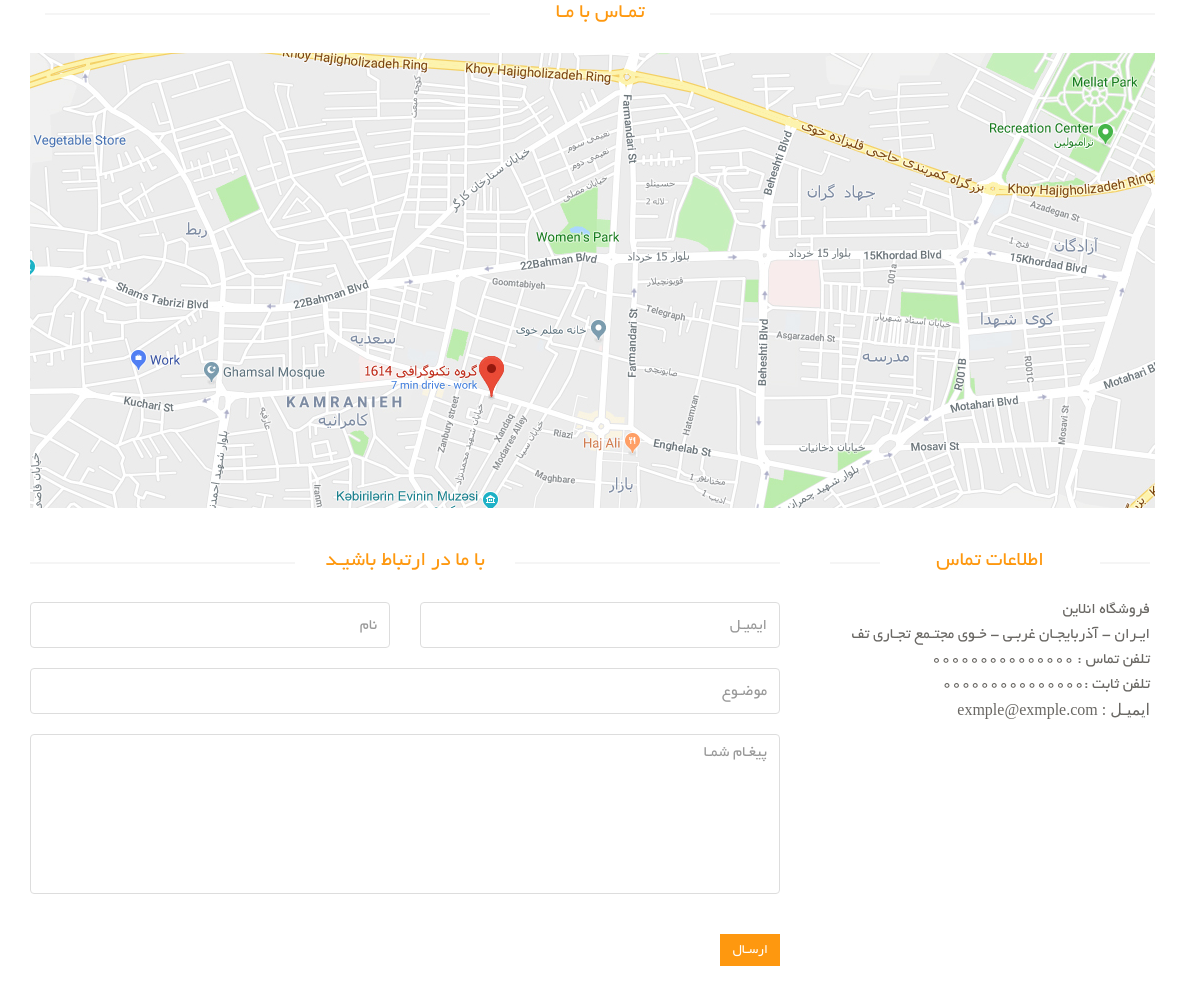
Page /contact-us on the committed database.
### Eshop_Setting/models.py (models this page shows, shortened)
class SiteSettings(models.Model):
    site_name = models.CharField(max_length=50, verbose_name='نام سایت')
    site_url = models.CharField(max_length=50, verbose_name='ادرس سایت')
    addr = models.CharField(max_length=50, verbose_name='ادرس')
    phone = models.CharField(max_length=50, verbose_name='شماره تلفن')
    phone_s = models.CharField(max_length=50, verbose_name='شماره تلفن ثابت')
    email = models.CharField(max_length=50, verbose_name='ایمیل سایت ')
    copyright = models.TextField(verbose_name='متن کپی رایت')
    site_logo = models.ImageField(upload_to='images/site_setting_logo/', verbose_name='لوگو')
    about_us = models.TextField(verbose_name='درباره ما')
    is_active = models.BooleanField(default=True, verbose_name='فعال بودن')
    is_deleted = models.BooleanField(default=False, verbose_name='حدف کردن')
    is_main_setting = models.BooleanField(default=False, verbose_name='تنظیمات اصلی بودن')
    class Meta:
        verbose_name = 'تنظمات سایت'
        verbose_name_plural = 'تنظمات سایت'

### Eshop_home/views.py (the view)
# urls.py: path('contact-us', contact_page_views.as_view(), name='contact.us.page'),
class contact_page_views(CreateView):
    form_class = ContactUsForm
    template_name = 'Eshop_home/Eshop_home_Contact-Us.html'
    success_url = reverse_lazy('contact.us.page')
    def get_context_data(self, **kwargs):
        context = super().get_context_data(**kwargs)
        context['SiteSettings'] = SiteSettings.objects.filter(is_main_setting=True, is_active=True).first()
        return context

### Eshop_home/forms.py
class ContactUsForm(forms.ModelForm):
    class Meta:
        model = Eshop_Contact_Us
        fields = ['full_name', 'email', 'title', 'message']
        widgets = {
            'full_name': forms.TextInput(attrs={
                'class': 'form-control',
                'placeholder': 'نام'
            }), 'email': forms.TextInput(attrs={
                'class': 'form-control',
                'placeholder': 'ایمیـل'
            }),
            'title': forms.TextInput(attrs={
                'class': 'form-control',
                'placeholder': 'موضـوع'
            }),
            'message': forms.Textarea(attrs={
                'class': 'form-control',
                'placeholder': 'پیغـام شمـا',
                'id': 'message'})
        }

### templates/Eshop_home/Eshop_home_Contact-Us.html (shortened to what this page needs)
{% extends 'Base/Base.html' %}
{% block content %}
    <div id="contact-page" class="container">
        <div class="bg">
            <div class="row">
                <div class="container">
                    <div class="col-sm-12" style="overflow: hidden; margin-bottom: 40px">
                        <h2 class="title text-center">تمـاس با مـا</h2>
                        <div id="gmap" class="contact-map">
                            <img src="../../static/images/home/Map.jpg" alt="Map"/>
                        </div>
                    </div>
                </div>
            </div>
            <div class="row">
                <div class="col-sm-8">
                    <div class="contact-form">
                        <h2 class="title text-center">با ما در ارتباط باشیـد</h2>
                        <form id="main-contact-form" class="contact-form row" name="contact-form" action=""
                              method="post">
                            <div class="form-group col-md-6">
                                {{ form.full_name }}
                            </div>
                            <div class="form-group col-md-6">
                                {{ form.email }}
                            </div>
                            <div class="form-group col-md-12">
                                {{ form.title }}
                            </div>
                            <div class="form-group col-md-12 ">
                                {{ form.message }}
                            </div>
                            <div class="form-group col-md-12">
                                <input type="submit" name="submit" class="btn btn-primary pull-right" value="ارسـال">
                            </div>
                        </form>
                    </div>
                </div>
                <div class="col-sm-4">
                    <div class="contact-info">
                        <h2 class="title text-center">اطلاعات تماس</h2>
                        <address>
                            <p>{{ SiteSettings.site_name }}</p>
                            <p>{{ SiteSettings.addr }}</p>
                            <p>تلفن تماس : {{ SiteSettings.phone }}</p>
                            <p>تلفن ثابت :{{ SiteSettings.phone_s }}</p>
                            <p style="font-family: tahoma;">ایمیـل : {{ SiteSettings.email }}</p>
                        </address>
                    </div>
                </div>
            </div>
        </div>
    </div>
{% endblock %}

### static/css/main.css (style rules this page uses)
body { font-family: 'BYekan'; font-size: 10pt; position: relative; font-weight: normal; direction: rtl; }
h1, h2, h3, h4, h5, h6 { font-family: 'BYekan', sans-serif; }
.left-sidebar h2:after, h2.title:after { content: " "; position: absolute; border: 1px solid #f5f5f5; bottom:8px; right: 0; width: 100%; height: 0; z-index: -2; }
h2.title:before { content: " "; position: absolute; background: #fff; bottom: -6px; width: 220px; height: 30px; z-index: -1; right: 50%; margin-right: -110px; }
h2.title { color: #FE980F; font-family: 'BYekan', sans-serif; font-size: 16pt; font-weight: 400; margin: 0 15px; text-transform: uppercase; margin-bottom: 30px; position: relative; }
.bg h2.title { margin-right:0; margin-left:0; margin-top: 0; }
.chose_area input, select, textarea { background: #F0F0E9; border:0; color: #696763; padding: 6px; width: 100%; border-radius: 0; resize: none }
.btn.btn-primary { background:#FE980F; border: 0 none; border-radius: 0; margin-top: 16px; }
.contact-map { width: 100%; height: 385px; margin-bottom: 70px }
.contact-form .form-group { margin-bottom: 20px; }
#contact-page .form-control { background-color: #fff; border: 1px solid #ddd; color: #696763; height: 46px; padding: 6px 12px; width: 100%; font-size: 16px; border-radius: 4px; box-shadow:inherit; }
#contact-page #message { height:160px; resize:none; }
#main-contact-form .btn-primary { margin-bottom: 15px; margin-top: 20px; }
#contact-page .contact-info { padding: 0 20px; }
#contact-page .contact-info address { margin-bottom: 40px; margin-top: -5px; }
#contact-page .contact-info p { margin-bottom: 0; color: #696763; font-size: 16px; line-height: 25px; }

### rows in the picture
SiteSettings: site_name "فروشگاه انلاین", addr "ایـران - آذربایجـان غربـی - خـوی مجتـمع تجـاری تف", phone "000000000000000", phone_s "000000000000000", email "exmple@exmple.com"
